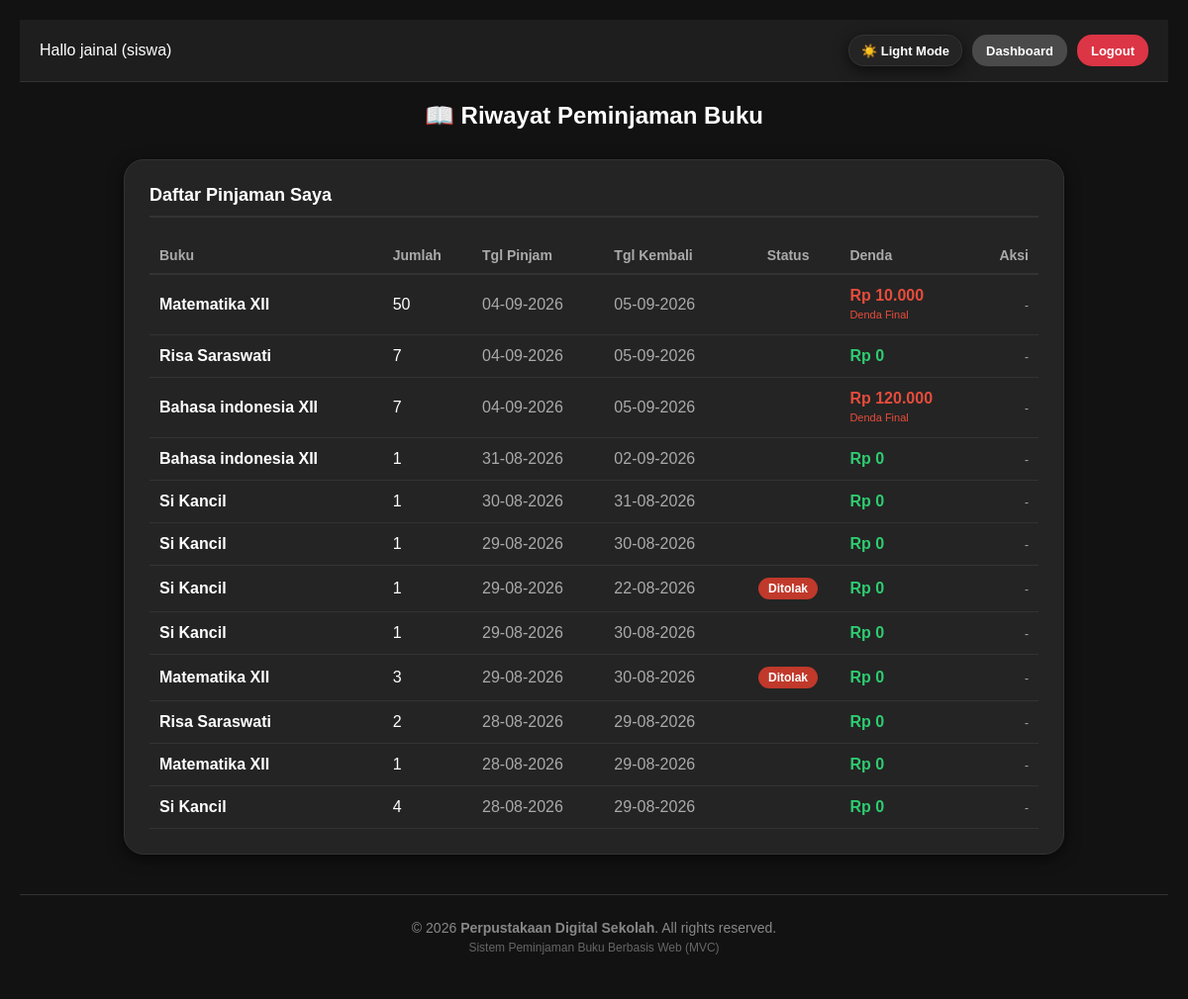
The app's page /index.php?page=siswa&action=riwayat (signed in), older data.
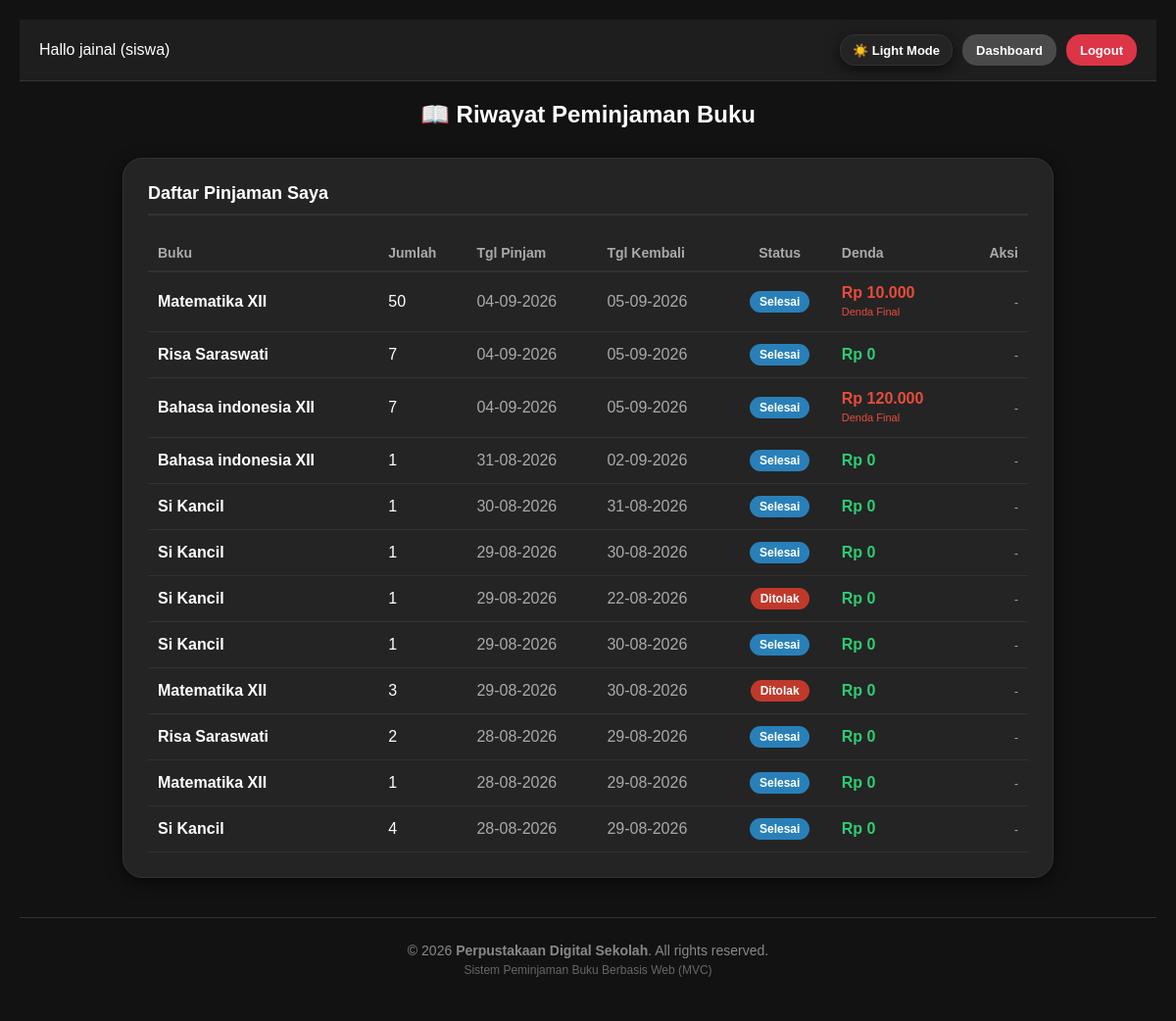
The same page, newer data.
### tables this page shows
CREATE TABLE `peminjaman` (
  `id_pinjam` int(11) NOT NULL,
  `id_user` int(11) NOT NULL,
  `id_buku` int(11) NOT NULL,
  `jumlah` int(11) NOT NULL DEFAULT 1,
  `tgl_pinjam` date NOT NULL,
  `tanggal_kembali_rencana` date DEFAULT NULL,
  `tanggal_dikembalikan` date DEFAULT NULL,
  `tgl_kembali` date NOT NULL,
  `status` enum('menunggu','dipinjam','selesai','ditolak') DEFAULT 'menunggu',
  `denda` int(11) DEFAULT 0
);

CREATE TABLE `buku` (
  `id_buku` int(11) NOT NULL,
  `nama_buku` varchar(150) NOT NULL,
  `id_kategori` int(11) NOT NULL,
  `stok` int(11) NOT NULL DEFAULT 0,
  `gambar` varchar(255) DEFAULT NULL
);

### controllers/SiswaController.php (called while the page is built, shortened)
<?php
require_once 'models/PinjamModel.php';
class SiswaController {
    private $pinjamModel;
    public function __construct() {
        $database = new Database();
        $this->db = $database->getConnection();
        $this->pinjamModel = new PinjamModel($this->db);
    }
    public function riwayat() {
        $id_user = $_SESSION['user']['id_user'];
        $riwayatList = $this->pinjamModel->getPinjamanByUserId($id_user);
        require_once 'views/siswa/riwayat.php';
    }
}

### config/Database.php (called while the page is built, shortened)
<?php
class Database {
    private $host = "localhost";
    private $user = "root";
    private $pass = "";
    private $dbname = "db_peminjamanbuku2";
    public function getConnection() {
        $this->conn = null;
        try {
            $this->conn = new PDO("mysql:host=" . $this->host . ";dbname=" . $this->dbname, $this->user, $this->pass);
            $this->conn->setAttribute(PDO::ATTR_ERRMODE, PDO::ERRMODE_EXCEPTION);
        } catch(PDOException $exception) {
            echo "Connection error: " . $exception->getMessage();
        }
        return $this->conn;
    }
}

### models/PinjamModel.php (called while the page is built, shortened)
<?php
class PinjamModel {
    private $conn;
    private $table = 'peminjaman';
    public function __construct($db) {
        $this->conn = $db;
    }
    public function getPinjamanByUserId($id_user) {
    $query = "SELECT p.*, b.nama_buku
              FROM " . $this->table . " p
              JOIN buku b ON p.id_buku = b.id_buku
              WHERE p.id_user = :id_user
              ORDER BY p.id_pinjam DESC";
    $stmt = $this->conn->prepare($query);
    $stmt->bindParam(':id_user', $id_user);
    $stmt->execute();
    return $stmt->fetchAll(PDO::FETCH_ASSOC);
}
}

### views/siswa/riwayat.php (the view, shortened to what the changed rows need)
<?php include 'views/layout/header.php'; ?>
<h2 style="text-align:center; margin-bottom: 30px; color: var(--text-main);">📖 Riwayat Peminjaman Buku</h2>
<div class="card" style="max-width: 950px; margin: 0 auto;">
    <div class="table-container">
        <table style="width: 100%; border-collapse: collapse;">
            <thead>
                <tr style="color: var(--table-header-color); font-size: 14px; text-align: left; border-bottom: 2px solid var(--border-color);">
                    <th style="padding: 10px;">Buku</th>
                    <th style="padding: 10px;">Jumlah</th>
                    <th style="padding: 10px;">Tgl Pinjam</th>
                    <th style="padding: 10px;">Tgl Kembali</th>
                    <th style="padding: 10px; text-align: center;">Status</th>
                    <th style="padding: 10px;">Denda</th>
                    <th style="padding: 10px; text-align: right;">Aksi</th>
                </tr>
            </thead>
            <tbody>
                <?php if (!empty($riwayatList)): ?>
                    <?php foreach ($riwayatList as $r): ?>
                    <?php
                        $denda_tampil = 0;
                        $ket_denda = '';
                        if ($r['status'] === 'dipinjam' && !empty($r['tgl_kembali'])) {
                            $tgl_kembali = new DateTime($r['tgl_kembali']);
                            $tgl_sekarang = new DateTime(date('Y-m-d'));
                            if ($tgl_sekarang > $tgl_kembali) {
                                $selisih = $tgl_sekarang->diff($tgl_kembali);
                                $hari_terlambat = $selisih->days;
                                $denda_tampil = $hari_terlambat * 10000;
                                $ket_denda = 'Terlambat ' . $hari_terlambat . ' hari';
                            }
                        } else {
                            $denda_tampil = $r['denda'] ?? 0;
                            if ($denda_tampil > 0) {
                                $ket_denda = 'Denda Final';
                            }
                        }
                    ?>
                    <tr style="border-bottom: 1px solid var(--table-border);">
                        <td style="padding: 12px 10px; font-weight: bold; color: var(--text-main);"><?= htmlspecialchars($r['nama_buku']); ?></td>
                        <td style="padding: 12px 10px; color: var(--text-main);"><?= $r['jumlah']; ?></td>
                        <td style="padding: 12px 10px; color: var(--text-muted);"><?= !empty($r['tgl_pinjam']) ? date('d-m-Y', strtotime($r['tgl_pinjam'])) : '-'; ?></td>
                        <td style="padding: 12px 10px; color: var(--text-muted);"><?= !empty($r['tgl_kembali']) ? date('d-m-Y', strtotime($r['tgl_kembali'])) : '-'; ?></td>
                        <td style="padding: 12px 10px; text-align: center;">
                            <span class="status-badge status-<?= strtolower($r['status']); ?>">
                                <?= htmlspecialchars($r['status']); ?>
                            </span>
                        </td>
                        <td style="padding: 12px 10px;">
                            <?php if ($denda_tampil > 0): ?>
                                <span style="color: #e74c3c; font-weight: bold;">
                                    Rp <?= number_format($denda_tampil, 0, ',', '.'); ?>
                                </span>
                                <?php if ($ket_denda): ?>
                                    <br><small style="color: #e74c3c; font-size: 11px;"><?= $ket_denda; ?></small>
                                <?php endif; ?>
                            <?php else: ?>
                                <span style="color: #2ecc71; font-weight: bold;">Rp 0</span>
                            <?php endif; ?>
                        </td>
                        <td style="padding: 12px 10px; text-align: right;">
                            <?php if ($r['status'] === 'dipinjam'): ?>
                                <a href="index.php?page=siswa&action=kembalikanBuku&id=<?= $r['id_pinjam']; ?>"
                                   class="btn-return"
                                   onclick="return confirm('Apakah Anda yakin ingin mengembalikan buku ini?');">
                                   Kembalikan
                                </a>
                            <?php else: ?>
                                <span style="color: var(--text-muted); font-size: 12px;">-</span>
                            <?php endif; ?>
                        </td>
                    </tr>
                    <?php endforeach; ?>
                <?php else: ?>
                    <tr>
                        <td colspan="7" style="text-align: center; color: var(--text-muted); padding: 25px;">Belum ada riwayat peminjaman.</td>
                    </tr>
                <?php endif; ?>
            </tbody>
        </table>
    </div>
</div>
<?php include 'views/layout/footer.php'; ?>

Row changes from the older to the newer data that the page shows:
changed peminjaman (number 1 of 12 on the later page): status (not shown) → "Selesai"
changed peminjaman (number 2 of 12 on the later page): status (not shown) → "Selesai"
changed peminjaman (number 3 of 12 on the later page): status (not shown) → "Selesai"
changed peminjaman (number 4 of 12 on the later page): status (not shown) → "Selesai"
changed peminjaman (number 5 of 12 on the later page): status (not shown) → "Selesai"
changed peminjaman (number 6 of 12 on the later page): status (not shown) → "Selesai"
changed peminjaman (number 8 of 12 on the later page): status (not shown) → "Selesai"
changed peminjaman (number 10 of 12 on the later page): status (not shown) → "Selesai"
changed peminjaman (number 11 of 12 on the later page): status (not shown) → "Selesai"
changed peminjaman (number 12 of 12 on the later page): status (not shown) → "Selesai"
